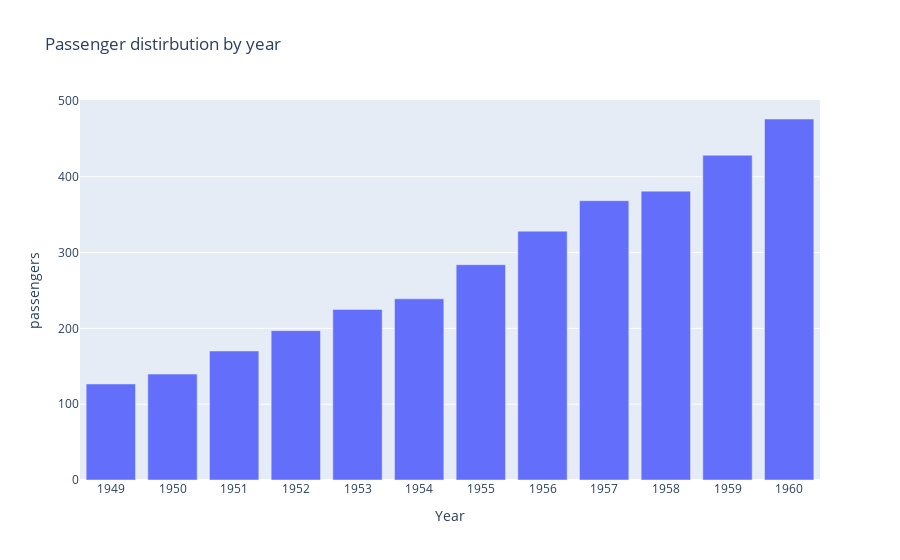

Write notebook code for a chart like this one.
### Code cell
df_year=pd.DataFrame(df.groupby("Year")["passengers"].mean()).reset_index()
df_year.head()

fig=px.bar(df_year,x="Year",y="passengers",title="Passenger distirbution by year")
fig.update_xaxes(type='category')
fig.show()

### Figure 1 — Plotly figure (JSON) as saved in the notebook; plotly's stock layout.template omitted (floating-point values rounded to 4 significant figures)
{"data": [{"alignmentgroup": "True", "hovertemplate": "Year=%{x}<br>passengers=%{y}<extra></extra>", "legendgroup": "", "marker": {"color": "#636efa", "pattern": {"shape": ""}}, "name": "", "offsetgroup": "", "orientation": "v", "showlegend": false, "textposition": "auto", "type": "bar", "x": [1949, 1950, 1951, 1952, 1953, 1954, 1955, 1956, 1957, 1958, 1959, 1960], "xaxis": "x", "y": [126.7, 139.7, 170.2, 197, 225, 238.9, 284, 328.2, 368.4, 381, 428.3, 476.2], "yaxis": "y"}], "layout": {"autosize": true, "barmode": "relative", "legend": {"tracegroupgap": 0}, "title": {"text": "Passenger distirbution by year"}, "xaxis": {"anchor": "y", "autorange": true, "domain": [0, 1], "range": [-0.5, 11.5], "title": {"text": "Year"}, "type": "category"}, "yaxis": {"anchor": "x", "autorange": true, "domain": [0, 1], "range": [0, 501.2], "title": {"text": "passengers"}, "type": "linear"}}}
